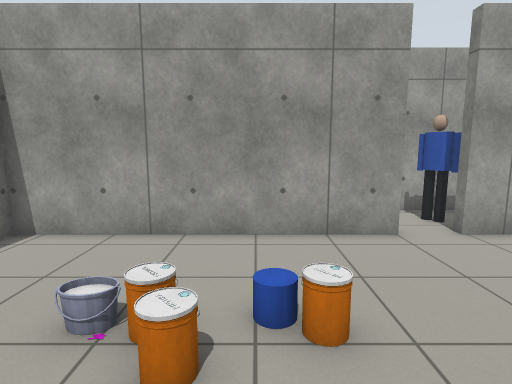
View 1 (above)

20 first-person views from a walk through a world built for the Gazebo simulator. The camera is 1.2 m above the floor, tilts 8° down and sees 80° across. Floor lines are 1 m apart. The floor is counted in squares, 0.5 m on a side. Each view is taken from the middle of a square. On the plan, view 1 faces up. The plan holds only what a view shows up to about 18 squares ahead; the rest is blank. Simple shapes stand in for some stock models. Surface patterns are stand-ins for the level's own textures.

View 2
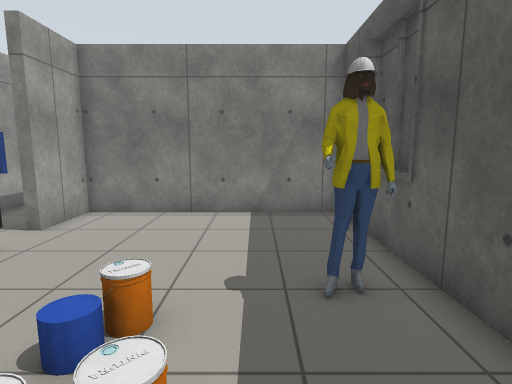

View 3
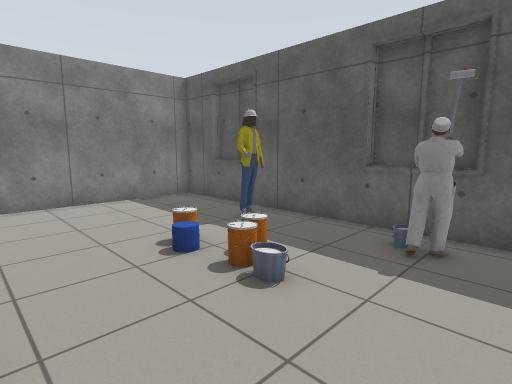

View 4
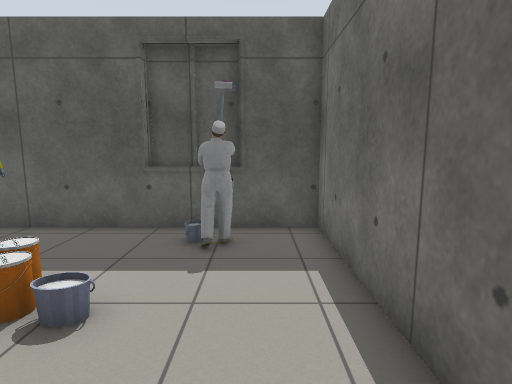

View 5
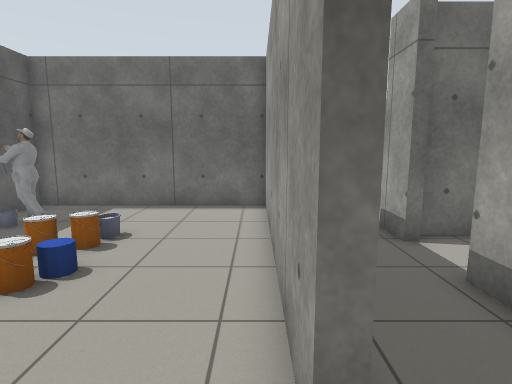

View 6
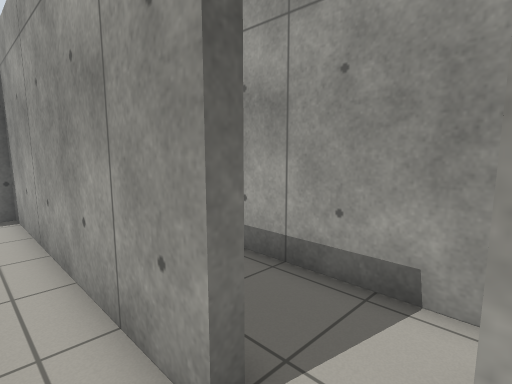

View 7
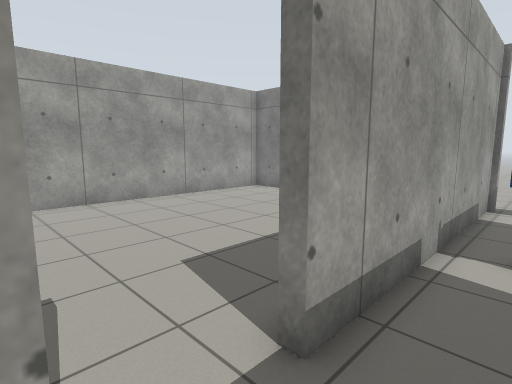

View 8
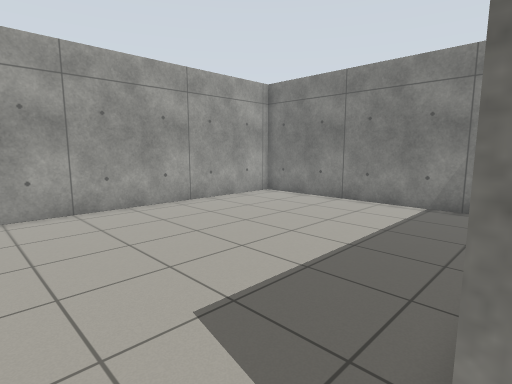

View 9
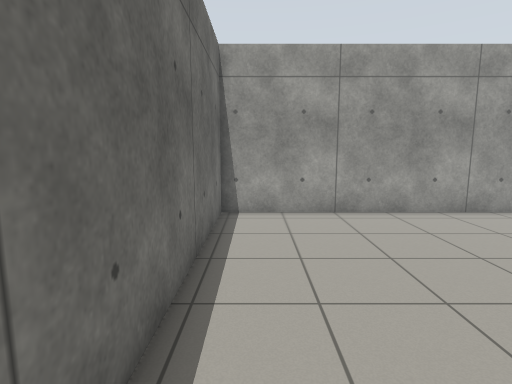

View 10
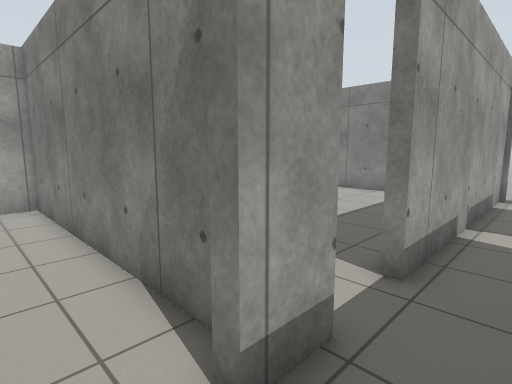

View 11
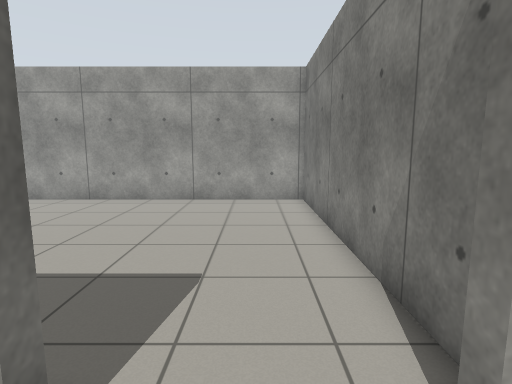

View 12
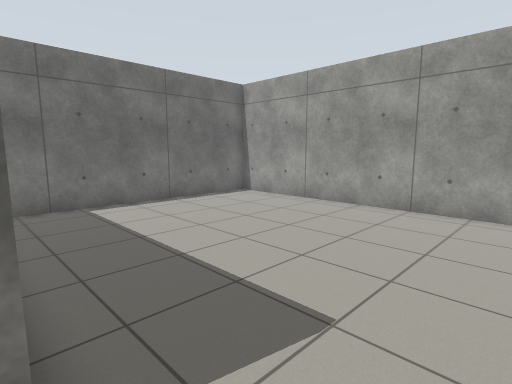

View 13
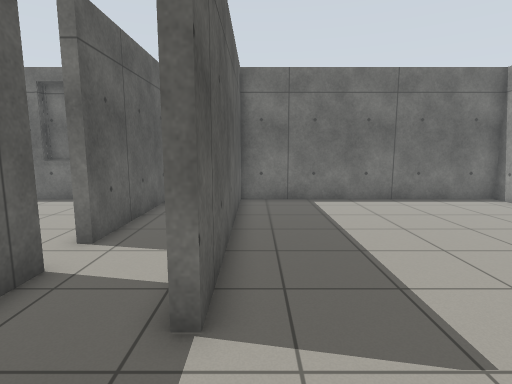

View 14
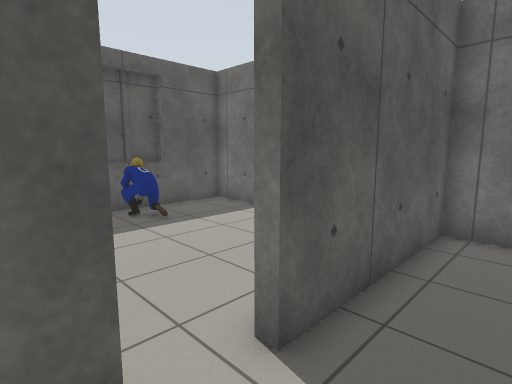

View 15
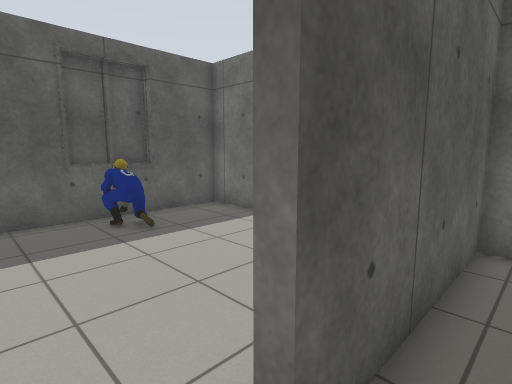

View 16
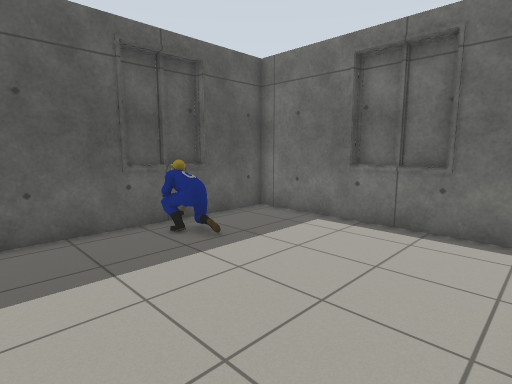

View 17
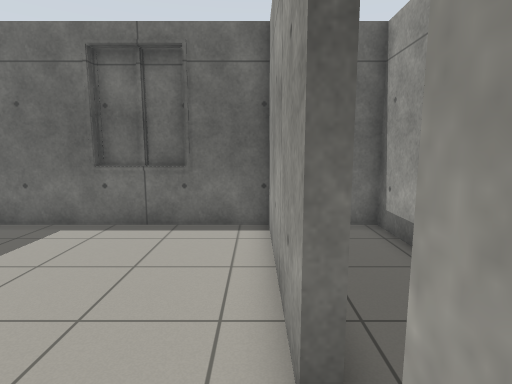

View 18
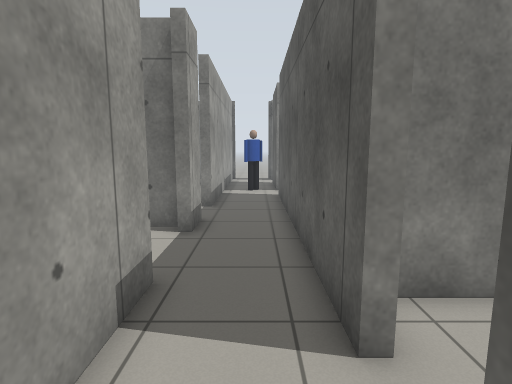

View 19
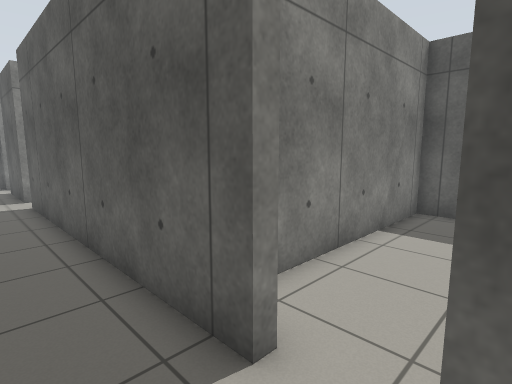

View 20
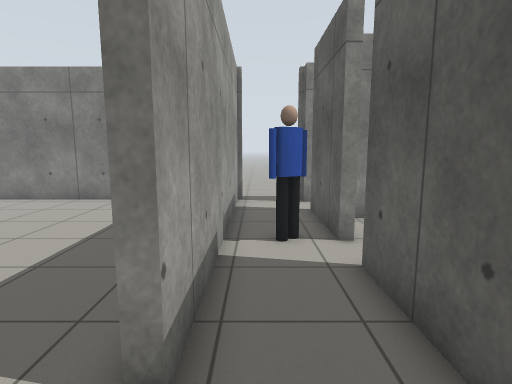

### Floor plan
Points are (right, up) in squares from view 1. A wall is a line through its corners. A room is listed if a view was taken in it or the views show most of it. See-through windows are left out.
Room 1 (views 1, 2, 3, 4, 5, 6)
walls: (4, 8.8) (4, 8.4) (-6.9, 8.4) (-6.9, -1.2) (8.5, -1.2) (8.5, 8.4) (5.8, 8.4); (3.9, -1.6) (4.7, -1.6); (4.9, -1.6) (6.1, -1.6); (-4.6, -1.6) (-1.7, -1.6)
ways out: opening at (5, 9) to room 2
objects: other object (-4, 0) to (-3, 1); bucket (-2, 4); bucket (-1, 3); bucket (-1, 4); bucket (0, 4); bucket (1, 4); person (2, 0) to (2, 1)
Room 2 (views 7, 8, 20)
walls: (5.8, 8.4) (5.8, 8.8) (10.1, 8.8); (-1.7, 12.4) (-1.7, 11.9) (-3.3, 11.9); (11.5, 11.9) (0.7, 11.9) (0.7, 12.4); (-3.4, 8.8) (4, 8.8)
ways out: opening at (5, 9) to room 1; opening at (-0.5, 12) to room 3; opening at (-2.5, 10.5) to room 4; opening at (11, 9); opening at (12.5, 10.5)
objects: person (6, 10)
Room 3 (view 9)
walls: (12.5, 14.2) (12.5, 24.5) (-2, 24.5); (-2.3, 24.5) (-2.3, 12.5)
ways out: opening at (-0.5, 12) to room 2
Room 4 (views 10, 11, 12, 14)
walls: (-6.7, 12.3) (-6.7, 11.9) (-8.6, 11.9); (-3.3, 11.9) (-3.3, 12.4); (-8.8, 8.8) (-3.4, 8.8)
ways out: opening at (-2.5, 10.5) to room 2; opening at (-5, 12) to room 5; opening at (-7.5, 10.5) to room 6
Room 5 (view 13)
walls: (-2, 24.5) (-17.5, 24.5) (-17.5, 12.2); (-17.2, 12.3) (-6.7, 12.3); (-2.7, 12.4) (-2.7, 24.5)
ways out: opening at (-5, 12) to room 4
Room 6 (views 15, 18, 19)
walls: (-15.2, 11.9) (-17.5, 11.9) (-17.5, 8.9); (-8.8, 8.4) (-8.8, 8.8); (-17.6, 8.8) (-10.6, 8.8); (-8.6, 11.9) (-10, 11.9)
ways out: opening at (-7.5, 10.5) to room 4; opening at (-9.5, 9) to room 7
Room 7 (views 16, 17)
walls: (-17.9, 5.7) (-17.9, 3); (-10.6, 8.8) (-10.6, 8.4) (-17.6, 8.4); (-14.5, -1.6) (-11.8, -1.6); (-8.4, 8.4) (-8.8, 8.4); (-17.5, 8.9) (-17.5, -1.2) (-7.3, -1.2) (-7.3, 7.8)
ways out: opening at (-9.5, 9) to room 6
objects: other object (-13, 0) to (-13, 1)

Where each view was taken, in squares from view 1:
view 1: 0 up, 0 right, facing up
view 2: 2 up, 3 left, facing right
view 3: 8 up, 6 left, facing down-right
view 4: 8 up, 5 left, facing down
view 5: 8 up, 6 right, facing left
view 6: 7 up, 6 right, facing up-left
view 7: 10 up, 2 left, facing up-right
view 8: 12 up, 1 left, facing up-right
view 9: 13 up, 1 left, facing up
view 10: 10 up, 5 left, facing up-right
view 11: 10 up, 5 left, facing up
view 12: 12 up, 4 left, facing up-left
view 13: 13 up, 3 left, facing left
view 14: 11 up, 8 left, facing down-left
view 15: 10 up, 9 left, facing down-left
view 16: 8 up, 8 left, facing down-left
view 17: 8 up, 8 left, facing left
view 18: 10 up, 12 left, facing right
view 19: 11 up, 11 left, facing down-right
view 20: 11 up, 2 left, facing right
